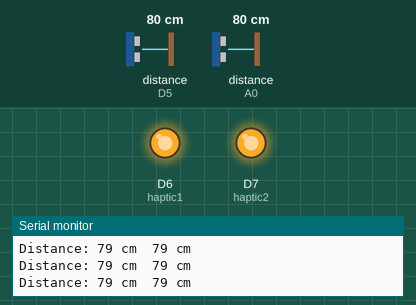
This sketch was run on a simulated Arduino MKR. Parts: output pins drawn as LEDs (lit = HIGH), the last lines printed to the serial monitor. Wiring (inferred from the names in the program): 2 × ultrasonic range finder: trigger D4, echo D5 / trigger D14, echo A0. Dashed ring = blinking. The test bench sets the inputs (shaded band); at power-on: distance to the obstacle (sensors on D5, A0) 80 cm. The echo pulse lasts 58.3 µs per cm; pins used as bus, display or sensor lines are not drawn.

Above: at 1.2 s.
1.3 s: distance to the obstacle (sensor on D5) set to 55 cm
4.3 s: distance to the obstacle (sensor on D5) set to 47 cm
At 4.46 s:
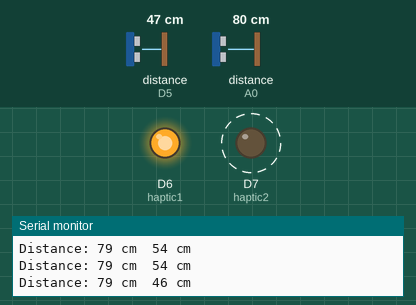
7.3 s: distance to the obstacle (sensor on A0) set to 2 cm
At 10.14 s:
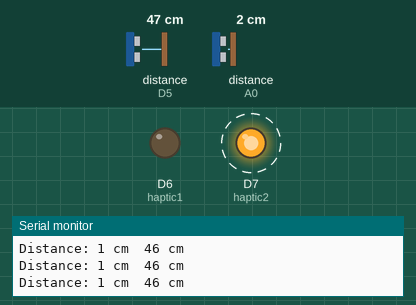
10.3 s: distance to the obstacle (sensor on A0) set to 60 cm
At 12.81 s:
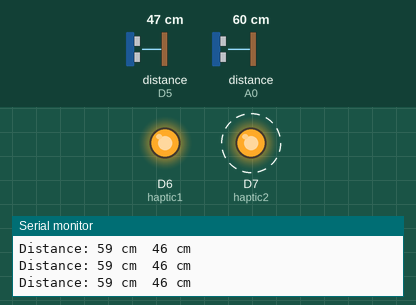
13.3 s: distance to the obstacle (sensor on A0) set to 46 cm
At 14.32 s:
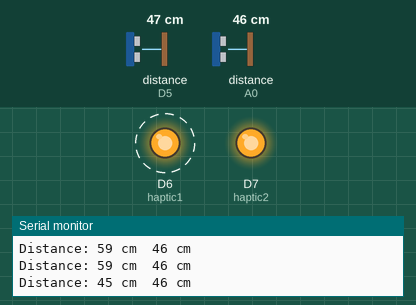
16.3 s: distance to the obstacle (sensor on A0) set to 4 cm
Timing chart, 0 to 20.3 s (numbered marks = the images above; inputs shaded):
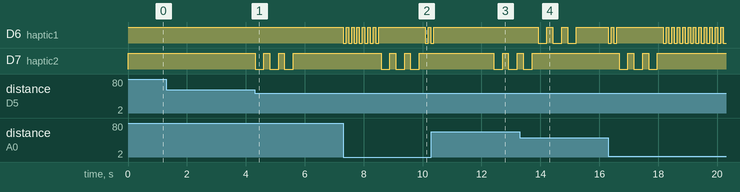

The sketch:

Nano_Ultrasonic_Haptic_Feedback.ino
```cpp
#define trigPin1 14 //attach pin D3 Arduino to pin Trig of HC-SR04
#define trigPin2 4 //attach pin D5 Arduino to pin Trig of HC-SR04
#define echoPin1 15 // attach pin D4 Arduino to pin Echo of HC-SR04
#define echoPin2 5 // attach pin D6 Arduino to pin Echo of HC-SR04
#define haptic1 6
#define haptic2 7
// #define haptic3 11
#include <SPI.h>
#include <WiFiNINA.h>
#include "arduino_secrets.h"
// defines variables
long duration; // variable for the duration of sound wave travel
int distance; // variable for the distance measurement
  unsigned long StartTime1=0;
  unsigned long StartTime2=0;
  // unsigned long StartTime3=0;
  unsigned long time_arr[]={StartTime1,StartTime2}; //,StartTime3

  ///////please enter your sensitive data in the Secret tab/arduino_secrets.h
char ssid[] = SECRET_SSID;        // your network SSID (name)
char pass[] = SECRET_PASS;    // your network password (use for WPA, or use as key for WEP)
int keyIndex = 0;                 // your network key index number (needed only for WEP)

int status = WL_IDLE_STATUS;

WiFiServer server(80);

void setup() {
  pinMode(trigPin1, OUTPUT); // Sets the trigPin as an OUTPUT
  pinMode(trigPin2, OUTPUT); // Sets the trigPin as an OUTPUT
  // pinMode(trigPin3, OUTPUT); // Sets the trigPin as an OUTPUT
  pinMode(echoPin1, INPUT); // Sets the echoPin as an INPUT
  pinMode(echoPin2, INPUT); // Sets the echoPin as an INPUT
  // pinMode(echoPin3, INPUT); // Sets the echoPin as an INPUT
  pinMode(haptic1,OUTPUT);
  pinMode(haptic2,OUTPUT);
  digitalWrite(haptic1,HIGH);
  digitalWrite(haptic2,HIGH);
  // pinMode(haptic3,OUTPUT);
  Serial.begin(2400); // // Serial Communication is starting with 9600 of baudrate speed
  Serial.println("Ultrasonic Sensor HC-SR04 Test"); // print some text in Serial Monitor
  Serial.println("with Arduino UNO R3");
}
void short_pulse(uint8_t haptic_pin){

   digitalWrite(haptic_pin, LOW);
   delay(100);
   digitalWrite(haptic_pin,HIGH);
   delay(80);

}
void med_pulse(uint8_t haptic_pin ){

   digitalWrite(haptic_pin, LOW);
   delay(200);
   digitalWrite(haptic_pin ,HIGH);
   delay(130);

}
void long_pulse(uint8_t haptic_pin){

   digitalWrite(haptic_pin , LOW);
   delay(300);
   digitalWrite(haptic_pin ,HIGH);
   delay(200);

}

int cal_dist(uint8_t trigPin,uint8_t echoPin){

  digitalWrite(trigPin, LOW);
  delayMicroseconds(2);
  digitalWrite(trigPin, HIGH);
  delayMicroseconds(10);
  digitalWrite(trigPin, LOW);

  duration = pulseIn(echoPin, HIGH);
  distance = duration * 0.034 / 2;
  return distance;
}


void loop() {

  unsigned long currentTime=millis();

  int dis1=cal_dist(trigPin1,echoPin1);
  int dis2=cal_dist(trigPin2,echoPin2);
  // int dis3=cal_dist(trigPin3,echoPin3);

  // Displays the distance on the Serial Monitor
  Serial.print("Distance: ");
  Serial.print(dis1);
  Serial.print(" cm ");
  Serial.print(" ");
  Serial.print(dis2);
  Serial.println(" cm ");
  // Serial.print("");
  // Serial.print(dis3);
  // Serial.println(" cm ");

  uint8_t haptic_arr[]={haptic1,haptic2}; //HAPTIC3
  int dis_arr[]={dis1,dis2}; //DIS3
  int arr_size=sizeof(dis_arr)/sizeof(dis_arr[0]);

  for (int i=0;i<2;i++) {
    if(dis_arr[i]==0){
      continue;
    }
    else if(dis_arr[i]<10){
    short_pulse(haptic_arr[i]);
    }
    else if(dis_arr[i]<30){
    med_pulse(haptic_arr[i]);
    }
    else if(dis_arr[i]<50) {
      if(currentTime-time_arr[i]>=4000){
        for(int j=0;j<3;j++){
          long_pulse(haptic_arr[i]);
          }
        time_arr[i]=currentTime;
      }
    }
  }

}
//  if(currentTime-StartTime>=2000){
//    StartTime=currentTime;
//       }
```

arduino_secrets.h
```cpp
#define SECRET_SSID "Your SSID"
#define SECRET_PASS "Your P@ssw0rd"
```

Measured:
- the behaviour switches between 51 and 50 cm on distance to the obstacle (sensor on D5) (found by bisection; images 0 and 1)
- the behaviour switches between 51 and 50 cm on distance to the obstacle (sensor on A0) (found by bisection; images 3 and 4)
- after the input at 4.3 s, D7 (haptic2): alternates HIGH for 0.20 s and LOW for 0.30 s, 6 changes in all, then stays HIGH, starting at once
- after the input at 7.3 s, D6 (haptic1): goes 6 × (LOW 0.10 s, HIGH 0.08 s), LOW 0.10 s, HIGH 1.6 s, LOW 0.10 s, HIGH 0.08 s, then LOW, starting at once
- after the input at 10.3 s, D6 (haptic1): goes on until 10.4 s, then stays HIGH
- after the input at 13.3 s, D6 (haptic1): alternates HIGH for 0.20 s and LOW for 0.30 s, 6 changes in all, then stays HIGH, starting after 0.62 s
